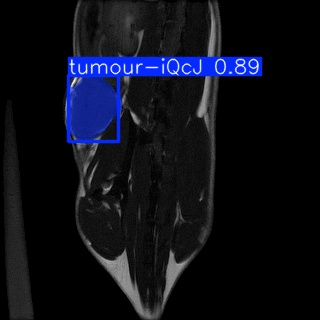
#> input picture GUI/1.jpg, 320 x 320 px
$ python -i ROIProcessing.py   (imports and definitions only)
#> lines starting #> are read from the running program, lines starting #| are printed output that depends on the picture
# -*- coding: utf-8 -*-
"""
Created on Wed Jun 26 16:04:17 2024

title:
description:

@author: wickramw
@github: https://github.com/dilshan-n-wickramarachchi
"""

# =============================================================================
# Import libraries
# =============================================================================
import nibabel as nib
import matplotlib.pyplot as plt
import cv2
import os
import numpy as np

from sklearn.cluster import KMeans

class ROIProcessing:

    def __init__(self, n_clusters = 6):
        self.n_clusters = n_clusters
        self.kmeans = KMeans(n_clusters=n_clusters, random_state=0, n_init="auto")
        self.kmeans_trained = False
        return

    def trainClusters(self, x):
        x = x.flatten().reshape(-1,1)
        y_pred = self.kmeans.fit_predict(x)
        self.kmeans_trained = True
        return y_pred

    def prepImage(self, image, res = (4, 4), filt1 = (10, 10, 2)):
        self.raw_img = image
        if(self.raw_img.max()>0):
            img = (self.raw_img - self.raw_img.min())/(self.raw_img.max() - self.raw_img.min())*255
        img = cv2.resize(img, (320*res[0], 320*res[1]))
        img = cv2.bilateralFilter(img.astype(np.uint8), *filt1) #filt1[0], filt1[1], filt1[2]
        return img

    def applyClustering(self, img):
        x = img.flatten().reshape(-1,1)

        # Clustering
        if(self.kmeans_trained):
            y_pred = self.kmeans.predict(x)
            self.kmeans_trained = True
        else:
            y_pred = self.kmeans.fit_predict(x)
        y_pred = y_pred.reshape(img.shape)

        # Update cluter labels
        c = np.round(self.kmeans.cluster_centers_).astype(int)
        clusters = {c[i][0]:i for i in range(self.n_clusters)}
        y_pred_ordered = np.zeros_like(y_pred)
        c = np.sort(c[:, 0])
        for i, v in enumerate(c):
            y_pred_ordered[y_pred==clusters[v]] = i
        cluster_img = y_pred_ordered.reshape(img.shape)

        return cluster_img

    def enhanceROI(self, cluster_img, filt2 = (3,3,2), filt3 = (31), filt4=(7,7,1)):
        img_c = (cluster_img == 0).astype(np.uint8)
        img_c = cv2.erode(img_c, cv2.getStructuringElement(cv2.MORPH_ELLIPSE,(filt2[0],filt2[1])), iterations=filt2[2]).astype(np.uint8)
        img_c = cv2.medianBlur(img_c, filt3)
        img_c = cv2.dilate(img_c, cv2.getStructuringElement(cv2.MORPH_ELLIPSE,(filt4[0],filt4[1])), iterations=filt4[2])
        img_c = 1-img_c
        return img_c

    def getROIMask(self, img_c, filt5=(0.01)):
        img_roi_mask = np.zeros_like(img_c)
        contours, hierarchy = cv2.findContours(img_c, cv2.RETR_TREE, cv2.CHAIN_APPROX_NONE)
        contours_ext = []
        area_all = [cv2.contourArea(contours[c]) for c in range(len(hierarchy[0]))]
        areas_d = []
        for c in range(len(hierarchy[0])):
            if(hierarchy[0, c, -1] == -1):
                if(area_all[c] > np.max(area_all)*filt5):
                    areas_d.append(area_all[c])
                    contours_ext.append(contours[c])
                    cv2.drawContours(img_roi_mask, contours, c, (255,255,255), thickness=cv2.FILLED)

        if(img_roi_mask.max()>0):
            img_roi_mask = img_roi_mask/img_roi_mask.max()*255
        img_roi_mask = img_roi_mask.astype(np.uint8)
        self.img_roi_mask = cv2.resize(img_roi_mask, self.raw_img.shape)

        return self.img_roi_mask

    def applyMask(self, roi_mask):
        img_ROI = self.img_roi_mask.astype(float) * self.raw_img

        if(img_ROI.max()>0):
            img_ROI = (img_ROI)/(img_ROI.max())*255
        self.img_ROI = img_ROI.astype(np.uint8)
        return self.img_ROI

    def getROI(self, image):
        img = self.prepImage(image)
        cluster_img = self.applyClustering(img)
        img_c = self.enhanceROI(cluster_img)
        roi_mask = self.getROIMask(img_c)
        img_ROI = self.applyMask(roi_mask)
        return img_ROI

# =============================================================================
#%% Code Example
# =============================================================================

# [161 lines not run here, left out]

>>> import cv2
>>> picture = cv2.imread('../GUI/1.jpg')
#> picture is the input picture: shape (320, 320, 3); mean B, G, R 25.6, 15.2, 13.4
>>> result = ROIProcessing().getROI(picture)
#> in applyClustering, `y_pred = y_pred.reshape(img.shape)`:
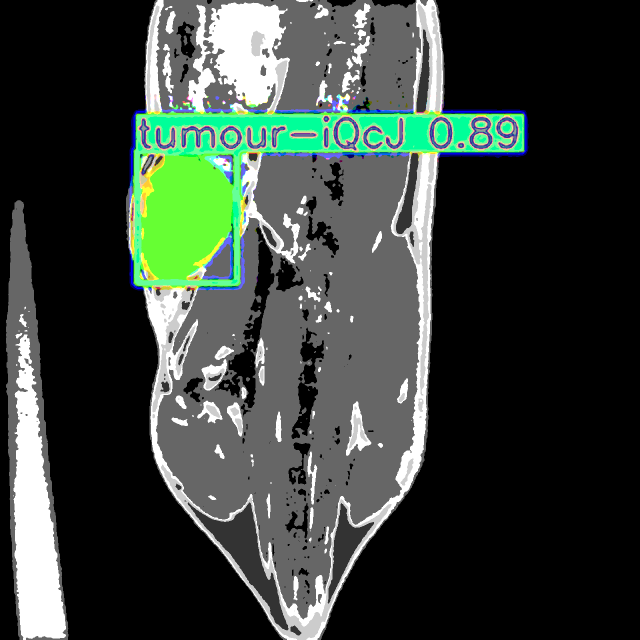
#> y_pred: shape (1280, 1280, 3) int32 (shown at 1/2 size); mean B, G, R 1.14, 1.28, 1.09; drawn with min black and max white
#> in getROI, `cluster_img = self.applyClustering(img)`:
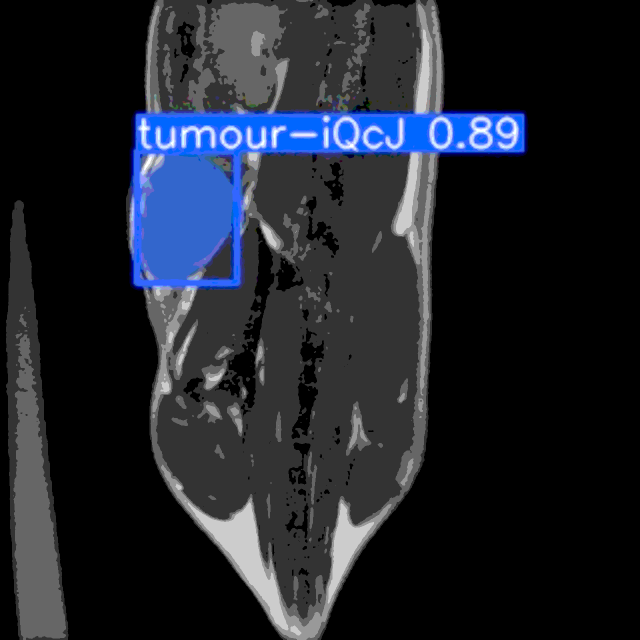
#> cluster_img: shape (1280, 1280, 3) int32 (shown at 1/2 size); mean B, G, R 0.858, 0.684, 0.606; drawn with min black and max white
#> in enhanceROI, `img_c = (cluster_img == 0).astype(np.uint8)`:
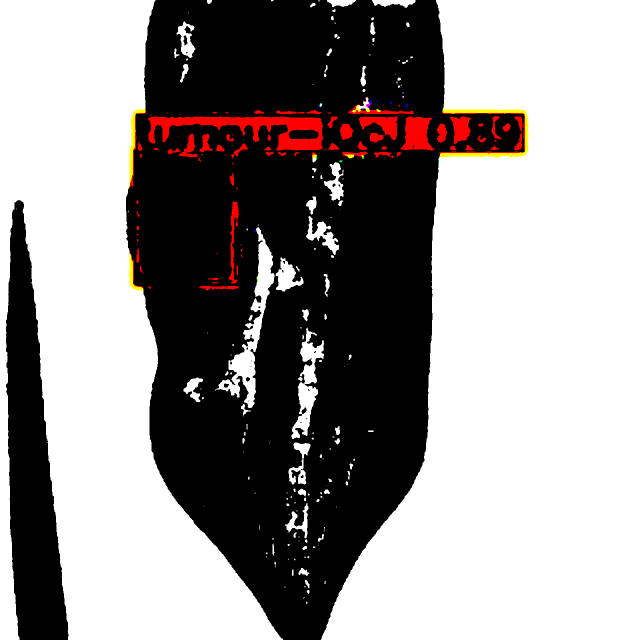
#> img_c: shape (1280, 1280, 3) (shown at 1/2 size); mean B, G, R 0.575, 0.578, 0.595; drawn with 1 as white
#> in enhanceROI, `img_c = cv2.erode(img_c, cv2.getStructuringElement(cv2.MORPH_ELLIPSE,(..`:
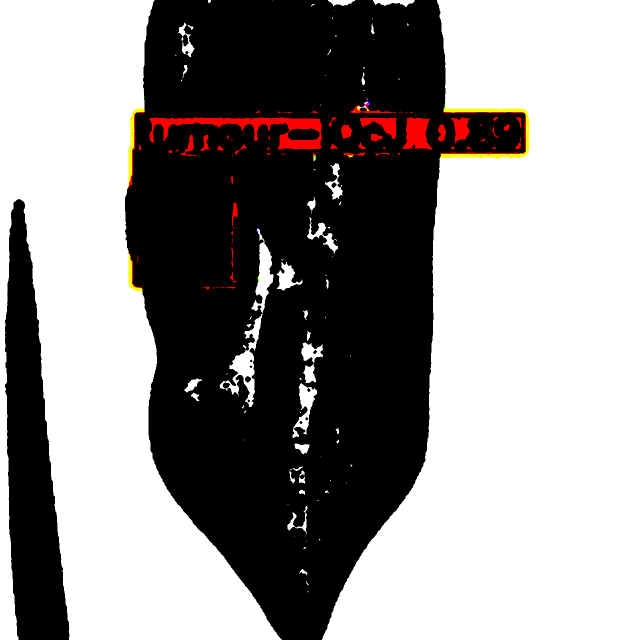
#> img_c: shape (1280, 1280, 3) (shown at 1/2 size); mean B, G, R 0.562, 0.565, 0.576; drawn with 1 as white
#> in enhanceROI, `img_c = cv2.medianBlur(img_c, filt3)`:
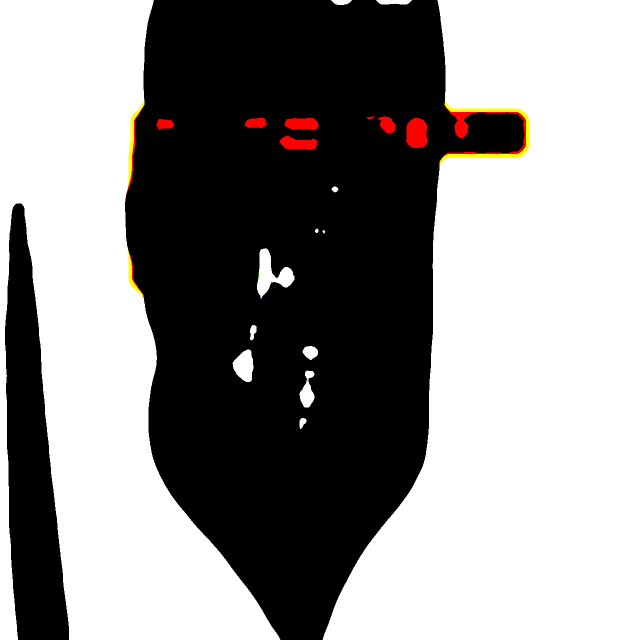
#> img_c: shape (1280, 1280, 3) (shown at 1/2 size); mean B, G, R 0.556, 0.558, 0.564; drawn with 1 as white
#> in enhanceROI, `img_c = cv2.dilate(img_c, cv2.getStructuringElement(cv2.MORPH_ELLIPSE,..`:
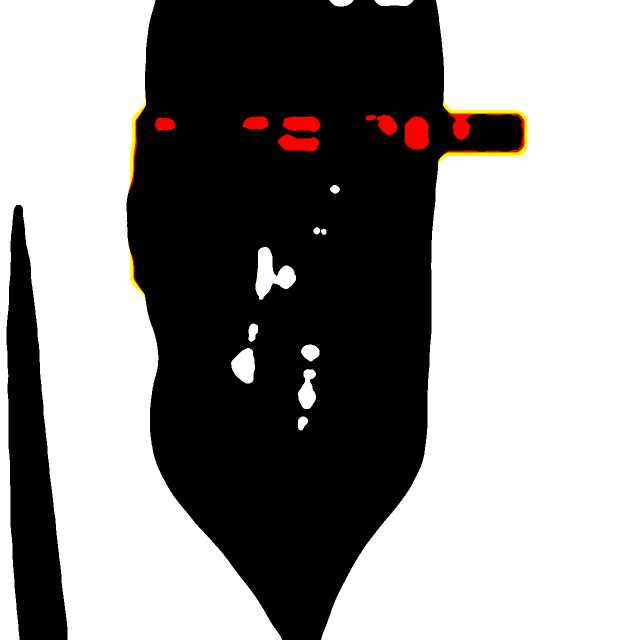
#> img_c: shape (1280, 1280, 3) (shown at 1/2 size); mean B, G, R 0.567, 0.57, 0.577; drawn with 1 as white
#> in enhanceROI, `img_c = 1-img_c`:
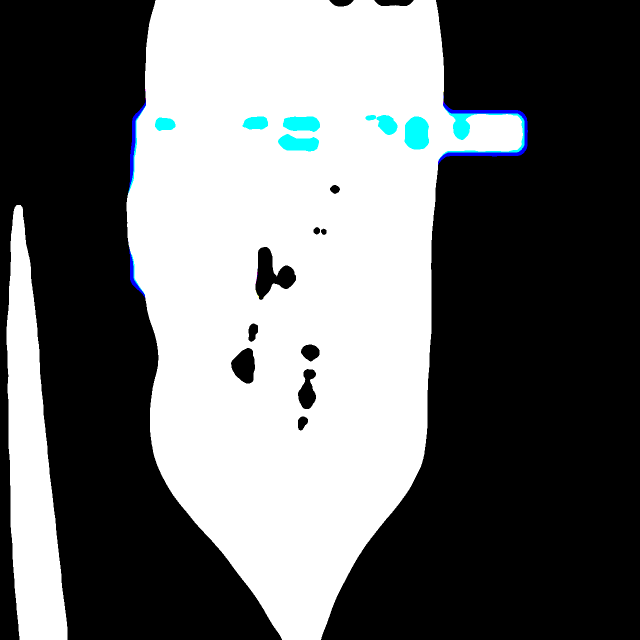
#> img_c: shape (1280, 1280, 3) (shown at 1/2 size); mean B, G, R 0.433, 0.43, 0.423; drawn with 1 as white
#> (the run stopped early here; a loop or call above may not have finished)
